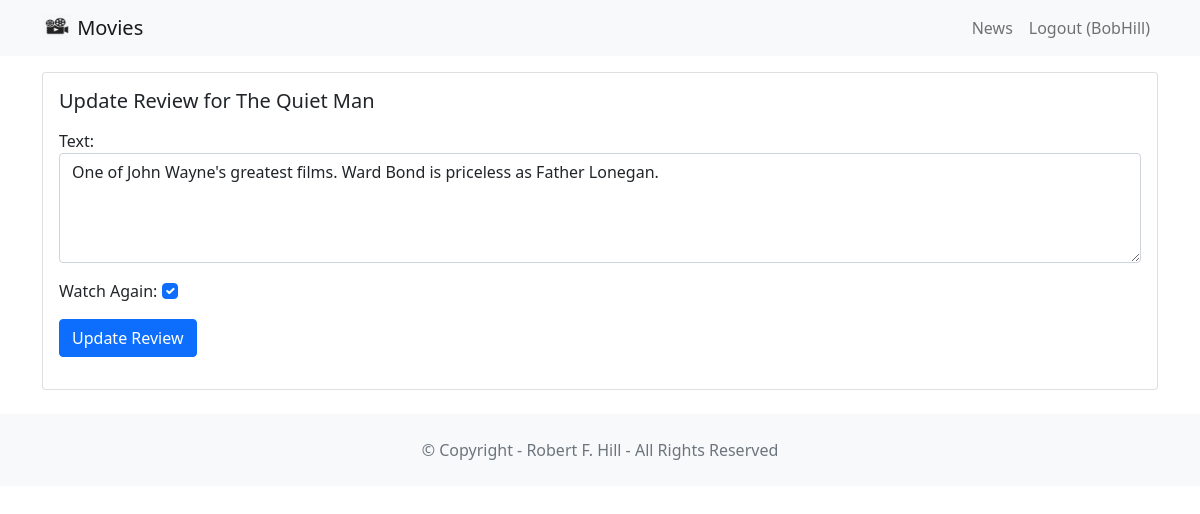
/movie/review/1 (signed in), run on the app's committed database.
### movie/models.py (models this page shows, shortened)
class Review(models.Model):
    text = models.CharField(max_length=100)
    date = models.DateTimeField(auto_now_add=True)
    user = models.ForeignKey(User, on_delete=models.CASCADE)
    movie = models.ForeignKey(Movie, on_delete=models.CASCADE)
    watchAgain = models.BooleanField()

class Movie(models.Model):
    title = models.CharField(max_length=100)
    description = models.CharField(max_length=250)
    image = models.ImageField(upload_to='movie/images/')
    url = models.URLField(blank=True)

### movie/views.py (the view, shortened to what this page needs)
# urls.py: path('review/<int:review_id>', views.updatereview,
@login_required
def updatereview(request, review_id):
    review = get_object_or_404(Review, pk=review_id, user=request.user)
    if request.method == 'GET':
        form = ReviewForm(instance=review)
        return render(request, 'updatereview.html',
                      {'review': review, 'form': form})

### movie/forms.py
class ReviewForm(ModelForm):
    def __init__(self, *args, **kwargs):
        super(ModelForm, self).__init__(*args, **kwargs)
        self.fields['text'].widget.attrs.update({'class': 'form-control'})
        self.fields['watchAgain'].widget.attrs.update({'class': 'form-check-input'})
    class Meta:
        model = Review
        fields = ['text', 'watchAgain']
        labels = {'watchAgain': 'Watch Again'}
        widgets = {
            'text': Textarea(attrs={'rows': 4}),
        }

### movie/templates/updatereview.html (shortened to what this page needs)
{% extends 'base.html' %}
{% block content %}
    <div class="card mb-3">
        <div class="row g-0">
            <div>
                <div class="card-body">
                    <h5 class="card-title">
                        Update Review for {{ review.movie.title }}
                    </h5>
                    <p class="card-text">
                        <form method="POST">
                            {{ form.as_p }}
                            <button type="submit" class="btn btn-primary">
                                Update Review
                            </button>
                        </form>
                    </p>
                </div>
            </div>
        </div>
    </div>
{% endblock content %}

### moviereviews/templates/base.html (shortened to what this page needs)
<!DOCTYPE html>
<html>
  <head>
    <link href="https://cdn.jsdelivr.net/npm/bootstrap@5.1.1/dist/css/bootstrap.min.css" rel="stylesheet" />
  </head>
  <body>
    <nav class="navbar navbar-expand-lg navbar-light bg-light mb-3">
      <div class="container">
        <a class="navbar-brand" href="{% url 'home' %}">
          {% load static %}
          <img src="{% static 'images/movie.png' %}" alt="" width="30" height="24"
            class="d-inline-block align-text-top" />
          Movies
        </a>
        <div class="collapse navbar-collapse" id="navbarNavAltMarkup">
          <div class="navbar-nav ms-auto">
            <a class="nav-link" href="{% url 'news' %}">News</a>
            {% if user.is_authenticated %}
              <a class="nav-link" href="{% url 'logoutaccount' %}">Logout ({{ user.username }})</a>
            {% else %}
                <a class="nav-link" href="{% url 'loginaccount' %}">Login</a>
                <a class="nav-link" href="{% url 'signupaccount' %}">Sign Up</a>
            {% endif %}
          </div>
        </div>
      </div>
    </nav>
    <div class="container">
      {% block content %}
      {% endblock content %}
    </div>
    <footer class="text-center text-lg-start bg-light text-muted mt-4">
      <div class="text-center p-4">
        © Copyright -
        Robert F. Hill - All Rights Reserved
      </div>
    </footer>
  </body>
</html>

### data on the page
Review: movie "The Quiet Man", text "One of John Wayne's greatest films. Ward Bond is priceless as Father Lonegan.", watchAgain "☑"

### other printed values
{{ user.username }} "BobHill"
